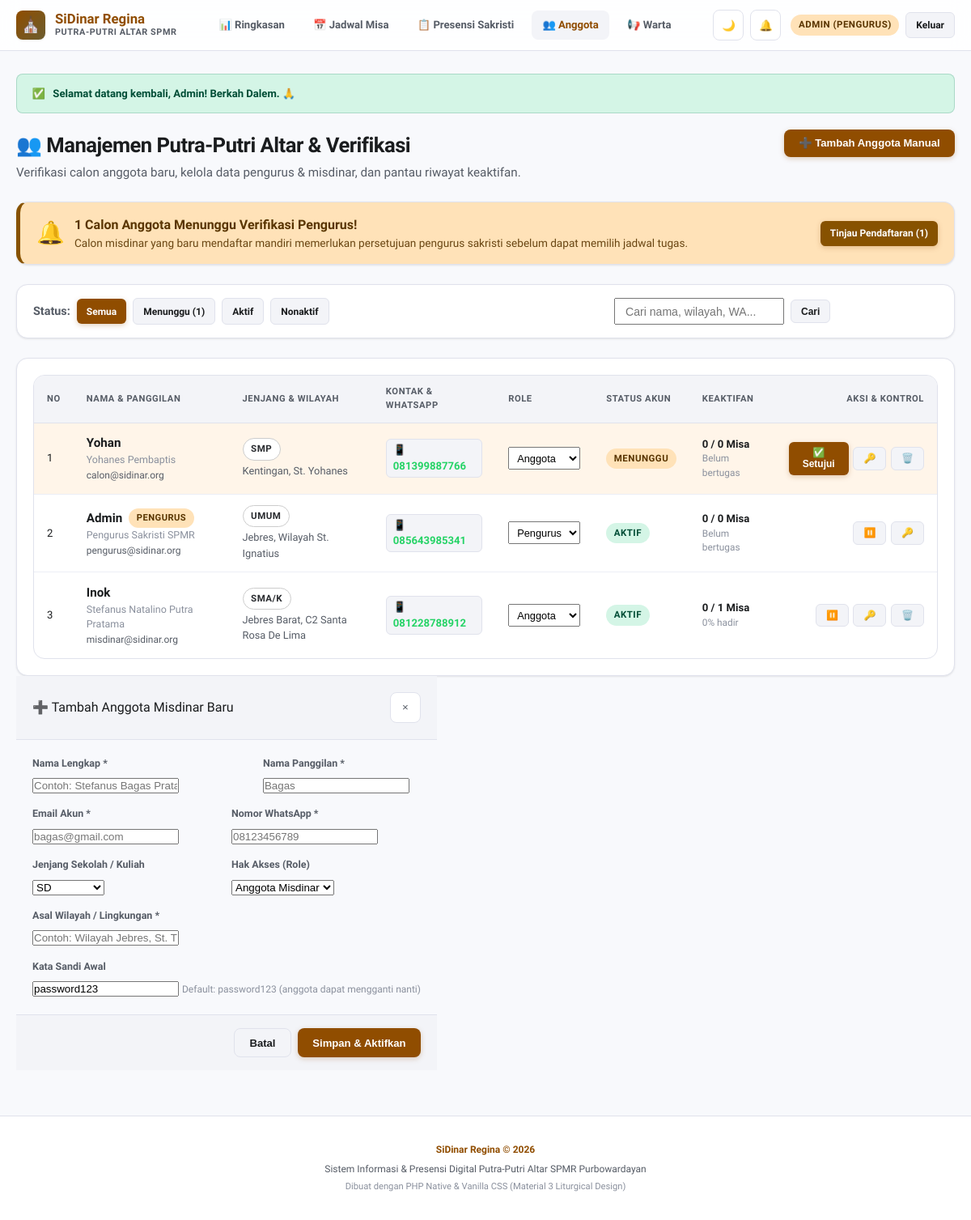
Page /pengurus/anggota.php (signed in) on the committed database.
### tables this page shows
CREATE TABLE IF NOT EXISTS `profiles` (
  `id` INT AUTO_INCREMENT PRIMARY KEY,
  `email` VARCHAR(191) NOT NULL UNIQUE,
  `password` VARCHAR(255) NOT NULL,
  `nama_lengkap` VARCHAR(255) NOT NULL,
  `nama_panggilan` VARCHAR(100) NOT NULL,
  `no_telepon` VARCHAR(50) NOT NULL,
  `asal_wilayah_teks` VARCHAR(255) NOT NULL,
  `jenjang` ENUM('SD', 'SMP', 'SMA/K', 'Mahasiswa', 'Umum') NOT NULL DEFAULT 'SMA/K',
  `role` ENUM('anggota', 'pengurus') NOT NULL DEFAULT 'anggota',
  `status` ENUM('pending', 'aktif', 'nonaktif') NOT NULL DEFAULT 'pending',
  `created_at` DATETIME DEFAULT CURRENT_TIMESTAMP,
  `updated_at` DATETIME DEFAULT CURRENT_TIMESTAMP ON UPDATE CURRENT_TIMESTAMP
);

### pengurus/anggota.php (the view, shortened to what the rows shown need)
<?php
require_once __DIR__ . '/../includes/auth.php';
$pdo = get_db();
$sql = "
    SELECT p.*,
           COUNT(b.id) as total_tugas,
           SUM(CASE WHEN b.status_kehadiran IN ('hadir', 'terlambat') THEN 1 ELSE 0 END) as total_hadir
    FROM profiles p
    LEFT JOIN bookings b ON p.id = b.user_id
    WHERE 1=1
";
$params = [];
$sql .= " GROUP BY p.id ORDER BY (p.status = 'pending') DESC, p.nama_panggilan ASC";
$stmt = $pdo->prepare($sql);
$stmt->execute($params);
$members = $stmt->fetchAll();
require_once __DIR__ . '/../includes/header.php';
?>
<div style="display: flex; justify-content: space-between; align-items: flex-start; flex-wrap: wrap; gap: 1rem; margin-bottom: 1.5rem;">
  <div>
    <h1 style="font-size: 1.6rem; font-weight: 700; color: var(--text-main); margin-bottom: 0.25rem;">
      👥 Manajemen Putra-Putri Altar & Verifikasi
    </h1>
  </div>
</div>
<div class="card">
  <?php if (empty($members)): ?>
    <div style="text-align: center; padding: 3rem 1.5rem; color: var(--text-muted);">
      <div style="font-size: 3rem; margin-bottom: 0.5rem;">👥</div>
      <p>Tidak ditemukan anggota yang sesuai dengan filter.</p>
    </div>
  <?php else: ?>
    <div class="table-responsive">
      <table class="table">
        <thead>
          <tr>
            <th style="width: 35px;">No</th>
            <th>Nama & Panggilan</th>
            <th>Jenjang & Wilayah</th>
            <th>Kontak & WhatsApp</th>
            <th>Role</th>
            <th>Status Akun</th>
            <th>Keaktifan</th>
            <th style="text-align: right;">Aksi & Kontrol</th>
          </tr>
        </thead>
        <tbody>
          <?php $no = 1; foreach ($members as $m): ?>
            <?php
              $cleanPhone = preg_replace('/[^0-9]/', '', $m['no_telepon']);
              if (str_starts_with($cleanPhone, '0')) $cleanPhone = '62' . substr($cleanPhone, 1);
              $waUrl = "https://wa.me/{$cleanPhone}?text=" . urlencode("Halo {$m['nama_panggilan']}, Berkah Dalem dari Pengurus Sakristi SiDinar Regina.");
            ?>
            <tr style="<?= $m['status'] === 'pending' ? 'background: rgba(255, 184, 107, 0.15);' : '' ?>">
              <td><?= $no++ ?></td>
              <td>
                <div style="display: flex; align-items: center; gap: 0.5rem;">
                  <strong style="font-size: 0.95rem;"><?= htmlspecialchars($m['nama_panggilan']) ?></strong>
                  <?php if ($m['role'] === 'pengurus'): ?>
                    <span class="badge badge-amber" style="font-size: 0.7rem;">Pengurus</span>
                  <?php endif; ?>
                </div>
                <div style="font-size: 0.78rem; color: var(--text-dim);"><?= htmlspecialchars($m['nama_lengkap']) ?></div>
                <div style="font-size: 0.75rem; color: var(--text-muted);"><?= htmlspecialchars($m['email']) ?></div>
              </td>
              <td>
                <span class="badge badge-light"><?= htmlspecialchars($m['jenjang']) ?></span>
                <div style="font-size: 0.8rem; color: var(--text-muted); margin-top: 3px;">
                  <?= htmlspecialchars($m['asal_wilayah_teks']) ?>
                </div>
              </td>
              <td>
                <a href="<?= $waUrl ?>" target="_blank" class="btn btn-secondary btn-sm" style="color: #25D366; font-size: 0.82rem; padding: 3px 8px;" title="Chat WhatsApp">
                  📱 <?= htmlspecialchars($m['no_telepon']) ?>
                </a>
              </td>
              <td>
                <form method="POST" action="anggota.php" style="margin: 0;">
                  <select name="role" class="form-select" style="padding: 2px 6px; font-size: 0.8rem; height: 28px;" onchange="this.form.submit()">
                    <option value="anggota" <?= $m['role'] === 'anggota' ? 'selected' : '' ?>>Anggota</option>
                    <option value="pengurus" <?= $m['role'] === 'pengurus' ? 'selected' : '' ?>>Pengurus</option>
                  </select>
                </form>
              </td>
              <td>
                <?php if ($m['status'] === 'pending'): ?>
                  <span class="badge badge-amber">Menunggu</span>
                <?php elseif ($m['status'] === 'aktif'): ?>
                  <span class="badge badge-emerald">Aktif</span>
                <?php else: ?>
                  <span class="badge badge-red">Nonaktif</span>
                <?php endif; ?>
              </td>
              <td>
                <div style="font-size: 0.82rem; font-weight: 600;">
                  <?= (int)$m['total_hadir'] ?> / <?= (int)$m['total_tugas'] ?> Misa
                </div>
                <div style="font-size: 0.74rem; color: var(--text-dim);">
                  <?= $m['total_tugas'] > 0 ? round(($m['total_hadir'] / $m['total_tugas']) * 100) . '% hadir' : 'Belum bertugas' ?>
                </div>
              </td>
              <td style="text-align: right;">
                <div style="display: inline-flex; gap: 0.35rem; align-items: center;">
                  <?php if ($m['status'] === 'pending'): ?>
                    <form method="POST" action="anggota.php" style="margin: 0;">
                      <button type="submit" class="btn btn-primary btn-sm" title="Setujui pendaftaran anggota">
                        ✅ Setujui
                      </button>
                    </form>
                  <?php else: ?>
                    <form method="POST" action="anggota.php" style="margin: 0;">
                      <button type="submit" class="btn btn-secondary btn-sm" title="<?= $m['status'] === 'aktif' ? 'Nonaktifkan akun' : 'Aktifkan akun' ?>">
                        <?= $m['status'] === 'aktif' ? '⏸️' : '▶️' ?>
                      </button>
                    </form>
                  <?php endif; ?>
                  <form method="POST" action="anggota.php" onsubmit="return confirm('Reset kata sandi pengguna ini ke default (password123)?');" style="margin: 0;">
                    <button type="submit" class="btn btn-secondary btn-sm" title="Reset Password ke: password123">
                      🔑
                    </button>
                  </form>
                  <?php if ((int)$m['id'] !== (int)$current_user['id']): ?>
                    <form method="POST" action="anggota.php" onsubmit="return confirm('Apakah Anda yakin ingin menghapus akun ini secara permanen?');" style="margin: 0;">
                      <button type="submit" class="btn btn-secondary btn-sm" style="color: var(--error);" title="Hapus Akun">
                        🗑️
                      </button>
                    </form>
                  <?php endif; ?>
                </div>
              </td>
            </tr>
          <?php endforeach; ?>
        </tbody>
      </table>
    </div>
  <?php endif; ?>
</div>
<?php require_once __DIR__ . '/../includes/footer.php'; ?>

### includes/header.php (shortened to what the rows shown need)
<?php
require_once __DIR__ . '/auth.php';
$current_user = current_user();
$base = base_url();
?>
<!DOCTYPE html>
<html lang="id" data-theme="light">
<head>
  <link rel="stylesheet" href="<?= $base ?>/assets/css/style.css">
</head>
<body>
<header class="navbar">
  <div class="nav-container">
    <?php if (is_logged_in()): ?>
    <nav class="nav-menu">
      <?php if (is_pengurus()): ?>
        <a href="<?= $base ?>/pengurus/index.php" class="nav-link <?= strpos($_SERVER['PHP_SELF'], 'pengurus/index.php') !== false ? 'active' : '' ?>">📊 Ringkasan</a>
        <a href="<?= $base ?>/pengurus/jadwal.php" class="nav-link <?= strpos($_SERVER['PHP_SELF'], 'pengurus/jadwal.php') !== false ? 'active' : '' ?>">📅 Jadwal Misa</a>
        <a href="<?= $base ?>/pengurus/presensi.php" class="nav-link <?= strpos($_SERVER['PHP_SELF'], 'pengurus/presensi.php') !== false ? 'active' : '' ?>">📋 Presensi Sakristi</a>
        <a href="<?= $base ?>/pengurus/anggota.php" class="nav-link <?= strpos($_SERVER['PHP_SELF'], 'pengurus/anggota.php') !== false ? 'active' : '' ?>">👥 Anggota</a>
        <a href="<?= $base ?>/pengurus/warta.php" class="nav-link <?= strpos($_SERVER['PHP_SELF'], 'pengurus/warta.php') !== false ? 'active' : '' ?>">📢 Warta</a>
      <?php endif; ?>
    </nav>
    <div class="nav-actions">
      <button type="button" id="btn-theme-toggle" class="btn-icon" onclick="toggleTheme()" title="Ubah Tema">🌙</button>
      <div style="position:relative;">
        <button type="button" class="btn-icon" onclick="openModal('modal-notifications')" title="Notifikasi Pengingat Tugas">
          🔔
        </button>
      </div>
      <div style="display:flex; align-items:center; gap:0.5rem; margin-left:0.25rem;">
        <span class="badge <?= is_pengurus() ? 'badge-amber' : 'badge-emerald' ?>">
          <?= htmlspecialchars($current_user['nama_panggilan'] ?? 'Akun') ?> (<?= ucfirst($current_user['role'] ?? '') ?>)
        </span>
        <a href="<?= $base ?>/logout.php" class="btn btn-secondary btn-sm" onclick="return confirm('Keluar dari sistem SiDinar?')" title="Keluar">
          Keluar
        </a>
      </div>
    </div>
    <?php endif; ?>
  </div>
</header>
<main class="main-wrapper">

### rows in the picture
profiles: nama_panggilan "ADMIN", role "PENGURUS", nama_panggilan "Admin", nama_lengkap "Pengurus Sakristi SPMR", email "pengurus@sidinar.org", jenjang "UMUM", asal_wilayah_teks "Jebres, Wilayah St. Ignatius", no_telepon "085643985341", role "Pengurus", status "AKTIF", total_hadir "0", total_tugas "0", shows "Belum bertugas"
profiles: nama_panggilan "Yohan", nama_lengkap "Yohanes Pembaptis", email "calon@sidinar.org", jenjang "SMP", asal_wilayah_teks "Kentingan, St. Yohanes", no_telepon "081399887766", role "Anggota", status "MENUNGGU", total_hadir "0", total_tugas "0", shows "Belum bertugas"
profiles: nama_panggilan "Inok", nama_lengkap "Stefanus Natalino Putra Pratama", email "misdinar@sidinar.org", jenjang "SMA/K", asal_wilayah_teks "Jebres Barat, C2 Santa Rosa De Lima", no_telepon "081228788912", role "Anggota", status "AKTIF", total_hadir "0", total_tugas "1", total_tugas "0"

### other values in the picture
$flash['message'] "Selamat datang kembali, Admin! Berkah Dalem. 🙏"
$pending_count "1"
form field jenjang "SD"
